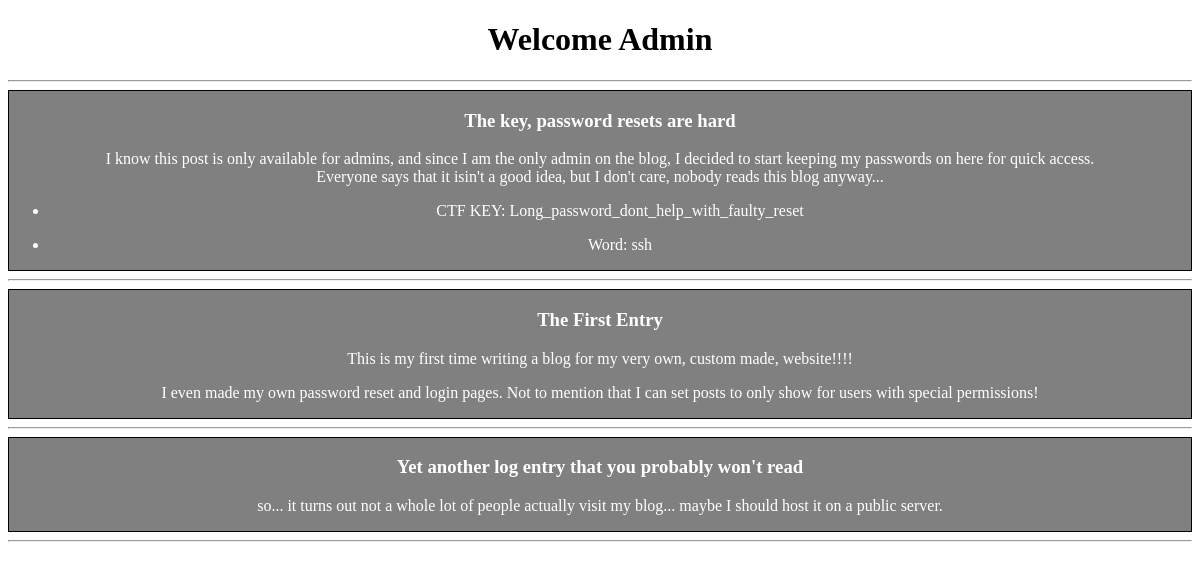
Page / (signed in) on the earlier database version.
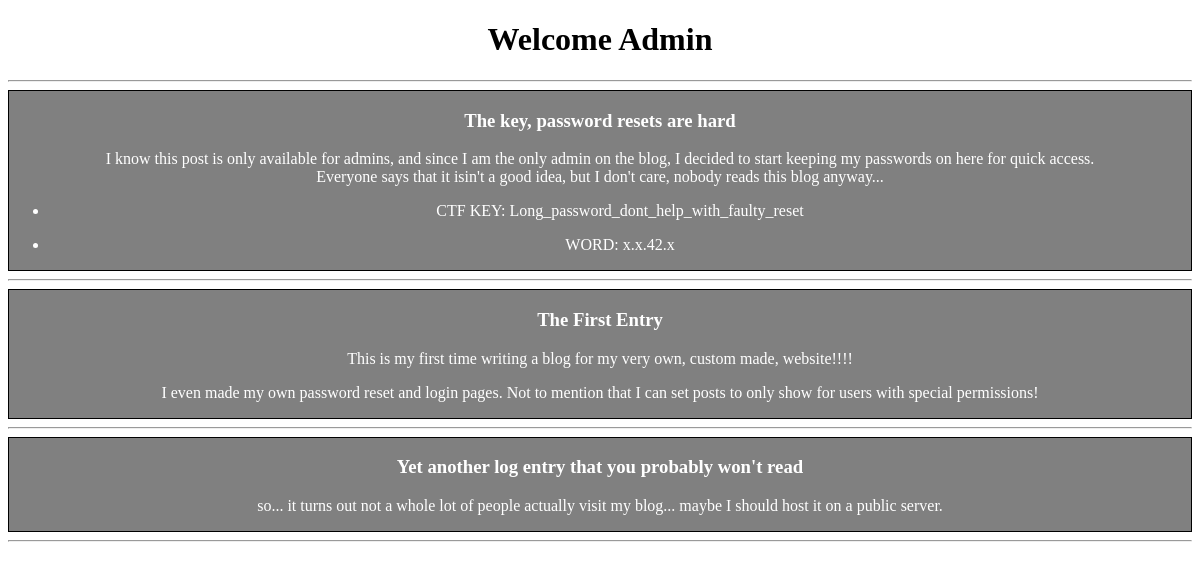
Same page on the later database version.
### tables this page shows
CREATE TABLE `posts` (
  `id` int(11) NOT NULL AUTO_INCREMENT,
  `title` varchar(255) DEFAULT NULL,
  `content` text,
  `permissions` varchar(255) DEFAULT NULL,
  PRIMARY KEY (`id`)
);

### web/index.php (the view, shortened to what this page needs)
<!DOCTYPE html>
<html>
    <head>
    </head>
    <body>
	<?php
	    include_once('db.php');
	    $POSTS = [];
	    if(array_key_exists('id',$_SESSION) && $_SESSION['id']!=''){
		$query = "SELECT * FROM `posts` WHERE `permissions`='ADMIN';";
		$data = mysqli_query($conn, $query);
		while($result = mysqli_fetch_assoc($data)){
		    $POSTS[] = "
				<div class='post'>
				    <h3>".$result['title']."</h3>
				    <div style='post_body'>
				    ".$result['content']."
				    </div>
				</div>
		    ";
		}
	    }
	    $query = "SELECT * FROM `posts` WHERE `permissions`='OPEN';";
	    $data = mysqli_query($conn, $query);
	    while($result = mysqli_fetch_assoc($data)){
	        $POSTS[] = "
	    		<div class='post'>
	    		    <h3>".$result['title']."</h3>
	    		    <div style='post_body'>
	    		    ".$result['content']."
	    		    </div>
	    		</div>
	        ";
	    }
	    if(array_key_exists("id", $_SESSION) && $_SESSION['id']!=''){
		echo("<h1 class='welcome'>Welcome Admin</h1><hr>");
		echo("<div class='class'>");
	    }else{
		echo("<h3 class='welcome'>Welcome Visitor</h3>
		    <h6>There is 1 hidden post <a href='login.php'>Login?</a></h6><hr>");
		echo("<div class='body'>");
	    }
	    foreach($POSTS as $key=>$val){
		echo($val .'<hr>');
	    }
	    echo('</div>')
	?>
    </body>
</html>

Differences in the rows shown:
changed posts "The key, password resets are hard": content "…anyway... CTF KEY: Long_password_dont_help_with_faulty_reset Word: ssh" → "…anyway... CTF KEY: Long_password_dont_help_with_faulty_reset WORD: x.x.42.x"
